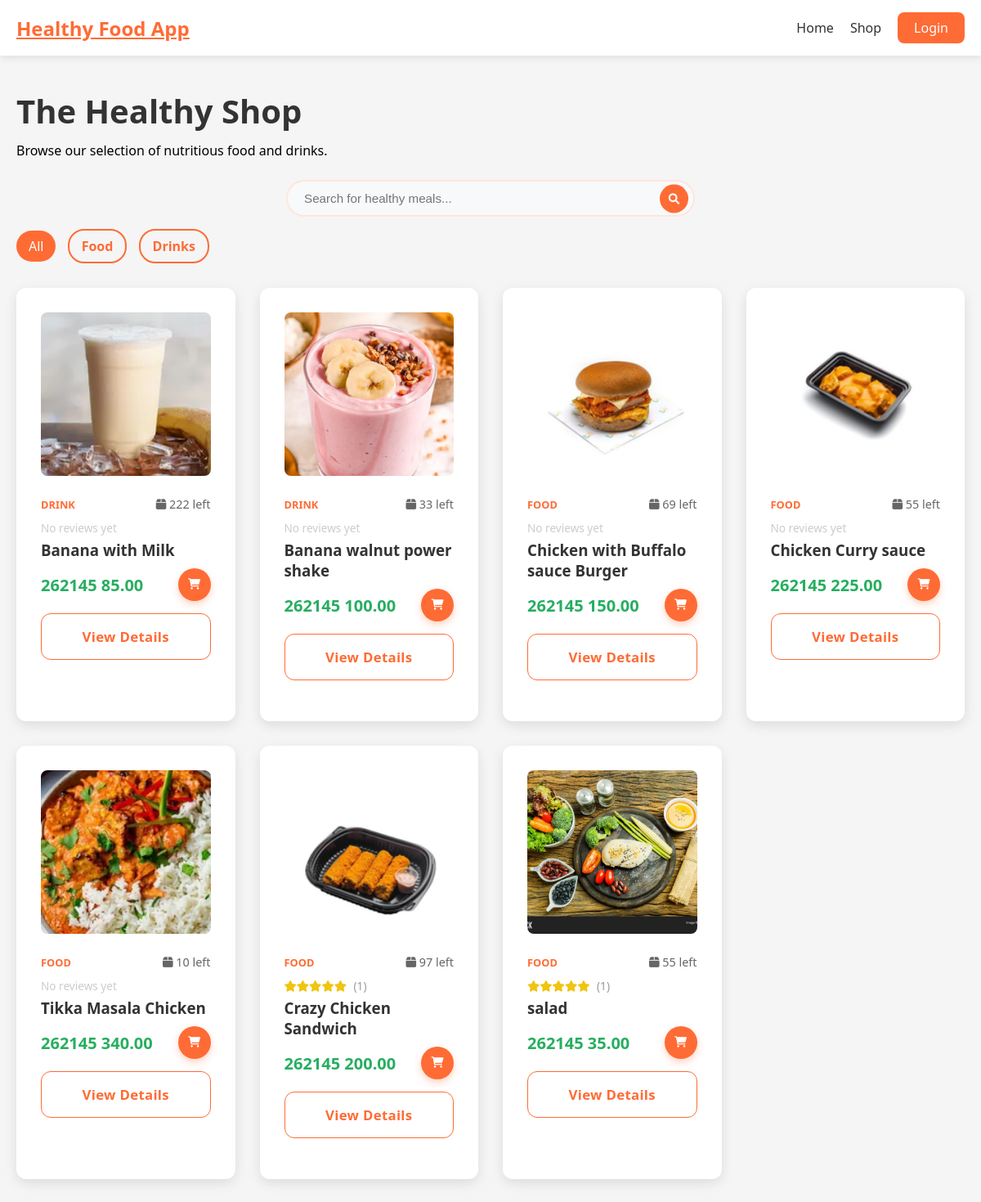
The page /shop.php on the database its author committed.
### tables this page shows
CREATE TABLE `products` (
  `id` int(11) NOT NULL,
  `name` varchar(150) NOT NULL,
  `description` text DEFAULT NULL,
  `price` decimal(10,2) NOT NULL,
  `stock` int(11) NOT NULL DEFAULT 0,
  `image_path` varchar(255) DEFAULT NULL,
  `type` enum('food','drink') NOT NULL,
  `status` enum('active','archived') NOT NULL DEFAULT 'active',
  `created_at` datetime DEFAULT current_timestamp(),
  `updated_at` datetime DEFAULT current_timestamp()
);

### config.php (called while the page is built, shortened)
<?php
function getImageUrl($url)
{
    return $url;
}
function isLoggedIn(): bool
{
    return isset($_SESSION['user_id']);
}
?>

### shop.php (the view, shortened to what this page needs)
<?php
require_once __DIR__ . '/init.php';
$type = $_GET['type'] ?? '';
$search = isset($_GET['search']) ? trim($_GET['search']) : '';
$query = "SELECT p.*, AVG(r.rating) as avg_rating, COUNT(r.id) as review_count
          FROM products p
          LEFT JOIN reviews r ON p.id = r.product_id
          WHERE p.status = 'active'";
$query .= " GROUP BY p.id ORDER BY p.created_at DESC";
$result = $conn->query($query);
include __DIR__ . '/header.php';
?>
<div class="dashboard-container">
    <div class="dashboard-header">
        <h1>The Healthy Shop</h1>
        <p>Browse our selection of nutritious food and drinks.</p>
        <div style="max-width: 500px; margin: 25px auto 0; position: relative;">
            <form action="shop.php" method="GET">
                <input type="text" name="search" placeholder="Search for healthy meals..."
                    value="<?php echo htmlspecialchars($search); ?>"
                    style="width: 100%; padding: 12px 50px 12px 20px; border-radius: 25px; border: 2px solid #ffe6dc; font-size: 0.95rem; outline: none; transition: border-color 0.2s;">
                <button type="submit"
                    style="position: absolute; right: 8px; top: 50%; transform: translateY(-50%); background: #ff6b35; color: white; border: none; width: 35px; height: 35px; border-radius: 50%; cursor: pointer;">
                    <i class="fas fa-search"></i>
                </button>
            </form>
        </div>
        <div style="margin-top: 25px;">
            <a href="shop.php<?php echo $search ? '?search=' . urlencode($search) : ''; ?>"
                class="<?php echo !$type ? 'btn-login' : 'btn-secondary'; ?>"
                style="padding: 8px 15px; text-decoration: none; margin-right: 10px; border-radius: 20px; border-color: #ff6b35; <?php echo !$type ? '' : 'color: #ff6b35;'; ?>">All</a>
            <a href="shop.php?type=food<?php echo $search ? '&search=' . urlencode($search) : ''; ?>"
                class="<?php echo $type === 'food' ? 'btn-login' : 'btn-secondary'; ?>"
                style="padding: 8px 15px; text-decoration: none; margin-right: 10px; border-radius: 20px; border-color: #ff6b35; <?php echo $type === 'food' ? '' : 'color: #ff6b35;'; ?>">Food</a>
            <a href="shop.php?type=drink<?php echo $search ? '&search=' . urlencode($search) : ''; ?>"
                class="<?php echo $type === 'drink' ? 'btn-login' : 'btn-secondary'; ?>"
                style="padding: 8px 15px; text-decoration: none; border-radius: 20px; border-color: #ff6b35; <?php echo $type === 'drink' ? '' : 'color: #ff6b35;'; ?>">Drinks</a>
        </div>
    </div>
    <div class="features-grid">
        <?php if ($result->num_rows > 0): ?>
            <?php while ($product = $result->fetch_assoc()): ?>
                <div class="feature-card" style="text-align: left;">
                    <img src="<?php echo getImageUrl($product['image_path']) ?: 'assets/images/placeholder-300x300.png'; ?>"
                        alt="<?php echo htmlspecialchars($product['name']); ?>"
                        style="width: 100%; height: 200px; object-fit: cover; border-radius: 8px; margin-bottom: 20px;">
                    <div style="display: flex; justify-content: space-between; align-items: center;">
                        <span style="font-size: 0.8rem; text-transform: uppercase; color: #ff6b35; font-weight: 700;">
                            <?php echo $product['type']; ?>
                        </span>
                        <span style="font-size: 0.9rem; color: #666;"><i class="fas fa-box"></i>
                            <?php echo $product['stock']; ?> left
                        </span>
                    </div>
                    <div style="margin: 10px 0 5px 0; color: #f1c40f; font-size: 0.85rem;">
                        <?php if ($product['review_count'] > 0): ?>
                            <?php
                            $rating = round($product['avg_rating']);
                            for ($i = 1; $i <= 5; $i++) {
                                echo $i <= $rating ? '<i class="fas fa-star"></i>' : '<i class="far fa-star"></i>';
                            }
                            ?>
                            <span style="color: #999; margin-left: 5px;">(<?php echo $product['review_count']; ?>)</span>
                        <?php else: ?>
                            <span style="color: #ccc;">No reviews yet</span>
                        <?php endif; ?>
                    </div>
                    <h3 style="margin: 5px 0 10px 0;">
                        <?php echo htmlspecialchars($product['name']); ?>
                    </h3>
                    <div style="display: flex; justify-content: space-between; align-items: center; margin-top: 10px;">
                        <div style="font-weight: 700; color: #27ae60; font-size: 1.25rem;">
                            <?php echo CURRENCY_SYMBOL; ?>         <?php echo number_format($product['price'], 2); ?>
                        </div>
                        <form action="actions/cart_action.php" method="POST" style="margin: 0;">
                            <button type="submit" class="quick-add-btn" title="Add to Cart"
                                style="background: #ff6b35; color: white; border: none; width: 40px; height: 40px; border-radius: 50%; cursor: pointer; display: flex; align-items: center; justify-content: center; transition: all 0.2s; box-shadow: 0 4px 10px rgba(255, 107, 53, 0.3);">
                                <i class="fas fa-shopping-cart"></i>
                            </button>
                        </form>
                    </div>
                    <a href="product.php?id=<?php echo $product['id']; ?>" class="login-btn"
                        style="display: block; text-align: center; margin-top: 15px; text-decoration: none; background: transparent; color: #ff6b35; border: 1px solid #ff6b35;">View
                        Details</a>
                </div>
            <?php endwhile; ?>
        <?php else: ?>
            <p style="text-align: center; grid-column: 1/-1;">No products found matching your criteria.</p>
        <?php endif; ?>
    </div>
</div>
</main>
</body>
</html>

### header.php (shortened to what this page needs)
<?php require_once __DIR__ . '/init.php'; ?>
<!DOCTYPE html>
<html lang="en">
<head>
    <link rel="stylesheet" href="/app/assets/css/styles.css">
    <link rel="stylesheet" href="https://cdnjs.cloudflare.com/ajax/libs/font-awesome/6.0.0/css/all.min.css">
</head>
<body>
    <nav class="navbar">
        <div class="nav-container">
            <a href="/app/index1.php" class="logo">
                <?php echo SITE_NAME; ?>
            </a>
            <div class="nav-links">
                <a href="/app/index1.php">Home</a>
                <a href="/app/shop.php">Shop</a>
                <?php if (isLoggedIn()): ?>
                    <a href="/app/cart.php" class="cart-link">
                        <i class="fas fa-shopping-cart"></i>
                        <span class="cart-count">
                            <?php echo getCartCount($conn); ?>
                        </span>
                    </a>
                    <a href="/app/profile.php">Profile</a>
                    <a href="/app/recommendations.php">Recommendations</a>
                    <a href="/app/chat.php">Chatbot</a>
                    <?php if (isAdmin()): ?>
                        <a href="/app/admin/AdminPanel.php" class="btn-admin">Admin</a>
                    <?php endif; ?>
                    <a href="/app/logout.php">Logout</a>
                <?php else: ?>
                    <a href="/app/login.php" class="btn-login">Login</a>
                <?php endif; ?>
            </div>
        </div>
    </nav>
    <main class="main-content">

### assets/css/styles.css (style rules this page uses)
* { margin: 0; padding: 0; box-sizing: border-box; }
body { font-family: 'Segoe UI', Tahoma, Geneva, Verdana, sans-serif; margin: 0; padding: 0; min-height: 100vh; background: #f5f5f5; }
input[type="text"], input[type="email"], input[type="password"], input[type="tel"] { width: 100%; padding: 14px 18px; border: 2px solid #e1e5e9; border-radius: 12px; font-size: 1rem; transition: all 0.3s ease; background: #f8f9fa; position: relative; }
.login-btn, .register-btn { width: 100%; padding: 16px; background: linear-gradient(135deg, #ff6b35 0%, #f7931e 100%); color: white; border: none; border-radius: 12px; font-size: 1.05rem; font-weight: 600; cursor: pointer; transition: all 0.3s ease; margin-bottom: 20px; position: relative; overflow: hidden; letter-spacing: 0.3px; }
.navbar { background: white; box-shadow: 0 2px 10px rgba(0, 0, 0, 0.1); padding: 15px 0; position: sticky; top: 0; z-index: 1000; }
.nav-container { max-width: 1200px; margin: 0 auto; padding: 0 20px; display: flex; justify-content: space-between; align-items: center; }
.logo { font-size: 1.5rem; font-weight: 700; color: #ff6b35; }
.nav-links { display: flex; gap: 20px; align-items: center; }
.nav-links a { text-decoration: none; color: #333; font-weight: 500; transition: color 0.3s; }
.btn-login { background: #ff6b35; color: white !important; padding: 8px 20px; border-radius: 8px; }
.btn-primary, .btn-secondary { padding: 15px 30px; border-radius: 8px; text-decoration: none; font-weight: 600; transition: all 0.3s; }
.btn-secondary { background: transparent; color: white; border: 2px solid white; }
.features-grid { display: grid; grid-template-columns: repeat(auto-fill, minmax(250px, 1fr)); gap: 30px; }
.feature-card { background: white; padding: 30px; border-radius: 12px; text-align: center; box-shadow: 0 5px 15px rgba(0, 0, 0, 0.1); transition: transform 0.3s; }
.feature-card h3 { color: #333; margin-bottom: 15px; }
:root { --primary-glow: radial-gradient(rgba(255, 107, 53, 0.4), rgba(255, 107, 53, 0)); --secondary-glow: linear-gradient(to bottom right, rgba(255, 255, 255, 0), rgba(255, 255, 255, 0), rgba(255, 107, 53, 0.3)); }
.dashboard-container { max-width: 1200px; margin: 40px auto; padding: 0 20px; }
.dashboard-header { margin-bottom: 40px; }
.dashboard-header h1 { font-size: 2.5rem; color: #333; margin-bottom: 10px; }

### rows shown on the page
products: image_path (picture), type "DRINK", stock "222", shows "No reviews yet", name "Banana with Milk", price "85.00"
products: image_path (picture), type "DRINK", stock "33", shows "No reviews yet", name "Banana walnut power shake", price "100.00"
products: image_path (picture), type "FOOD", stock "69", shows "No reviews yet", name "Chicken with Buffalo sauce Burger", price "150.00"
products: image_path (picture), type "FOOD", stock "55", shows "No reviews yet", name "Chicken Curry sauce", price "225.00"
products: image_path (picture), type "FOOD", stock "10", shows "No reviews yet", name "Tikka Masala Chicken", price "340.00"
products: image_path (picture), type "FOOD", stock "97", review_count "1", name "Crazy Chicken Sandwich", price "200.00"
products: image_path (picture), type "FOOD", stock "55", review_count "1", name "salad", price "35.00"

### other values the page prints
SITE_NAME "Healthy Food App"
